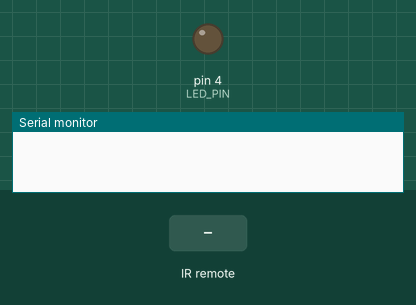
Simulated run of this sketch. Board: Arduino Uno, built with avr-gcc and run on an emulated ATmega328P. Shown: output pins drawn as LEDs (lit = HIGH), the last lines printed to the serial monitor. Inputs (shaded band) come from the test bench.

Above: at 1.2 s.
1.3 s: infrared code 0xFF6897 received
At 2.4 s:
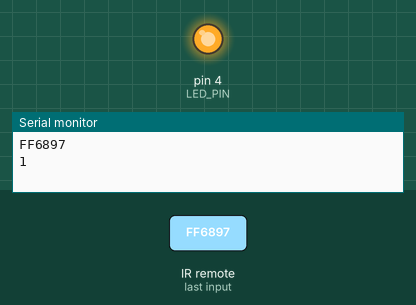
Timing chart, 0 to 4.3 s (numbered marks = the images above; inputs shaded):
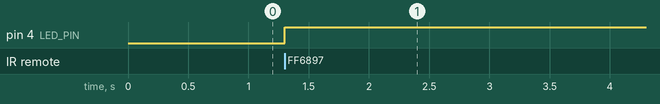

The sketch:

infared_receive.ino
```cpp
//本例来自于红外接收模块的IRremote自带范例
//已经作出了修改
//改为当有遥控器的按键按下时,接在数字引脚4上的发光LED就会点亮，再按一下按键，led熄灭
/*电路连接
 *红外接收器的VOUT接在数字引脚11上,GND接控制板的GND,VCC接控制板上+5V
*发光二极管引脚接在数字引脚4上,通过220欧姆电阻回到控制板的GND
*效果,当遥控器按下按键时,发光二极管就会闪烁,同时电脑的串口会出现按键的命令编码.
*/

#include <IRremote.h>

int RECV_PIN = 11;//定义红外接收器的引脚为11
int LED_PIN=4;//定义发光LED引脚数字4
int a=0;
IRrecv irrecv(RECV_PIN);

decode_results results;

void setup()
{
  Serial.begin(9600);
  irrecv.enableIRIn(); // 初始化红外接收器
  pinMode(LED_PIN,OUTPUT);//设置发光LED引脚数字4
}

void loop() {
  if (irrecv.decode(&results)) {
    Serial.println(results.value,HEX);
if(results.value==0xFF6897 &a==0) //此处的32位值与发射部分发射的值要保持一致
{
    digitalWrite(LED_PIN,HIGH);//LED点亮

a=1;
Serial.println(a);
}
else if(results.value==0xFF6897 &a==1)
{
digitalWrite(LED_PIN,LOW);//LED熄灭
a=0;
}
    irrecv.resume(); // 接收下一个值
  }
}
```

Measured:
- after the input at 1.3 s, pin 4 (LED_PIN): LOW → HIGH at once
